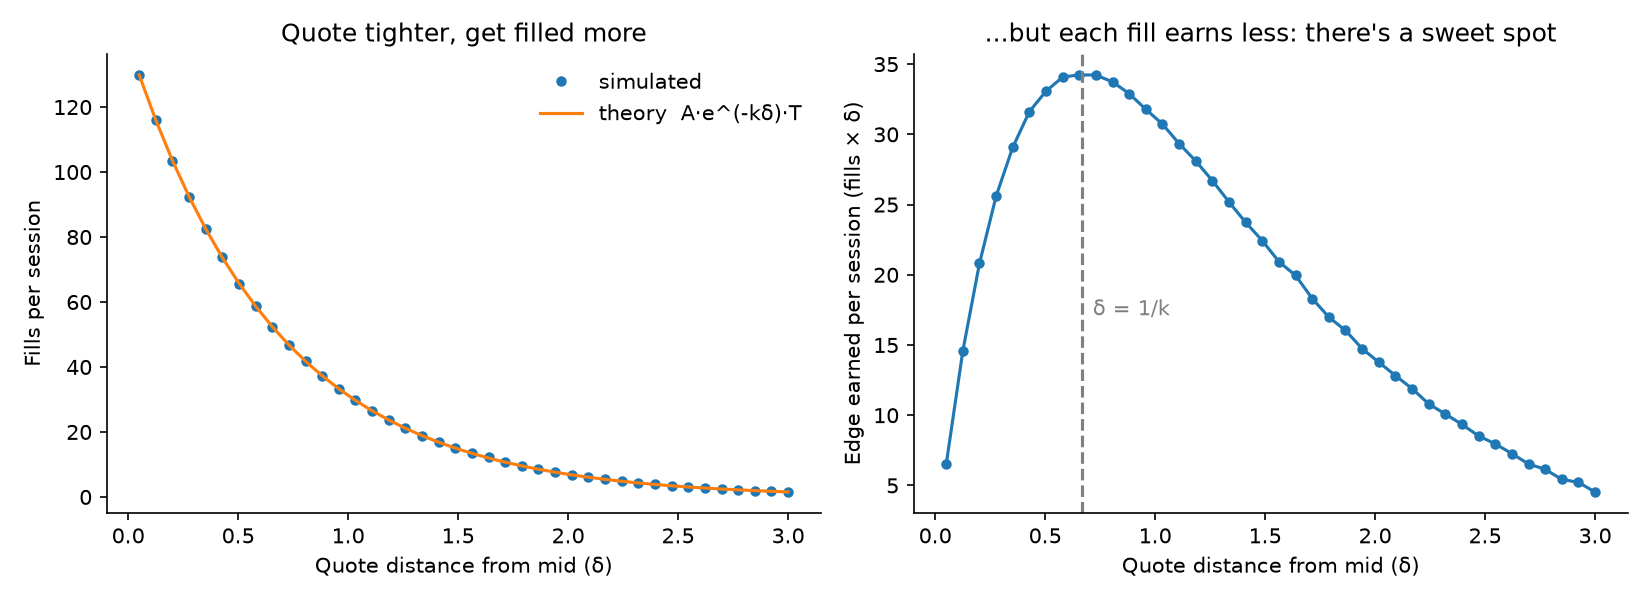

Write Python code to recreate this figure.
import numpy as np
import matplotlib.pyplot as plt

# Order-flow model: market orders hit a quote at distance delta from the mid
# as a Poisson process with intensity  lambda(delta) = A * exp(-k * delta).
A, k = 140.0, 1.5
T, dt = 1.0, 0.005
n_steps = int(T / dt)
rng = np.random.default_rng(1)


def fill_prob(delta):
    """Chance our quote gets hit during one small time step."""
    return np.minimum(A * np.exp(-k * delta) * dt, 1.0)


# Try a range of quote distances and simulate 2,000 sessions for each
deltas = np.linspace(0.05, 3.0, 40)
n_sessions = 2000
sim_fills = []
for d in deltas:
    hits = rng.random((n_steps, n_sessions)) < fill_prob(d)   # True where we got filled
    sim_fills.append(hits.sum(axis=0).mean())                 # avg fills per session
sim_fills = np.array(sim_fills)

theory_fills = A * np.exp(-k * deltas) * T    # expected fills = intensity x time
edge = sim_fills * deltas                     # what we earn: fills x distance from mid

best = deltas[np.argmax(edge)]
print(f"best distance (simulated): {best:.3f}")
print(f"best distance (theory 1/k): {1 / k:.3f}")
print(f"expected edge per side at 1/k: {A * np.exp(-1) / k * T:.1f}")

fig, (a1, a2) = plt.subplots(1, 2, figsize=(11, 4))
a1.plot(deltas, sim_fills, "o", ms=4, label="simulated")
a1.plot(deltas, theory_fills, "-", label="theory  A·e^(-kδ)·T")
a1.set_xlabel("Quote distance from mid (δ)")
a1.set_ylabel("Fills per session")
a1.set_title("Quote tighter, get filled more")
a1.legend(frameon=False)

a2.plot(deltas, edge, "o-", ms=4)
a2.axvline(1 / k, ls="--", color="gray")
a2.text(1 / k + 0.05, edge.max() * 0.5, "δ = 1/k", color="gray")
a2.set_xlabel("Quote distance from mid (δ)")
a2.set_ylabel("Edge earned per session (fills × δ)")
a2.set_title("...but each fill earns less: there's a sweet spot")

for ax in (a1, a2):
    ax.spines[["top", "right"]].set_visible(False)
fig.tight_layout()
fig.savefig("step2_fills.png", dpi=150)
print("saved step2_fills.png")
